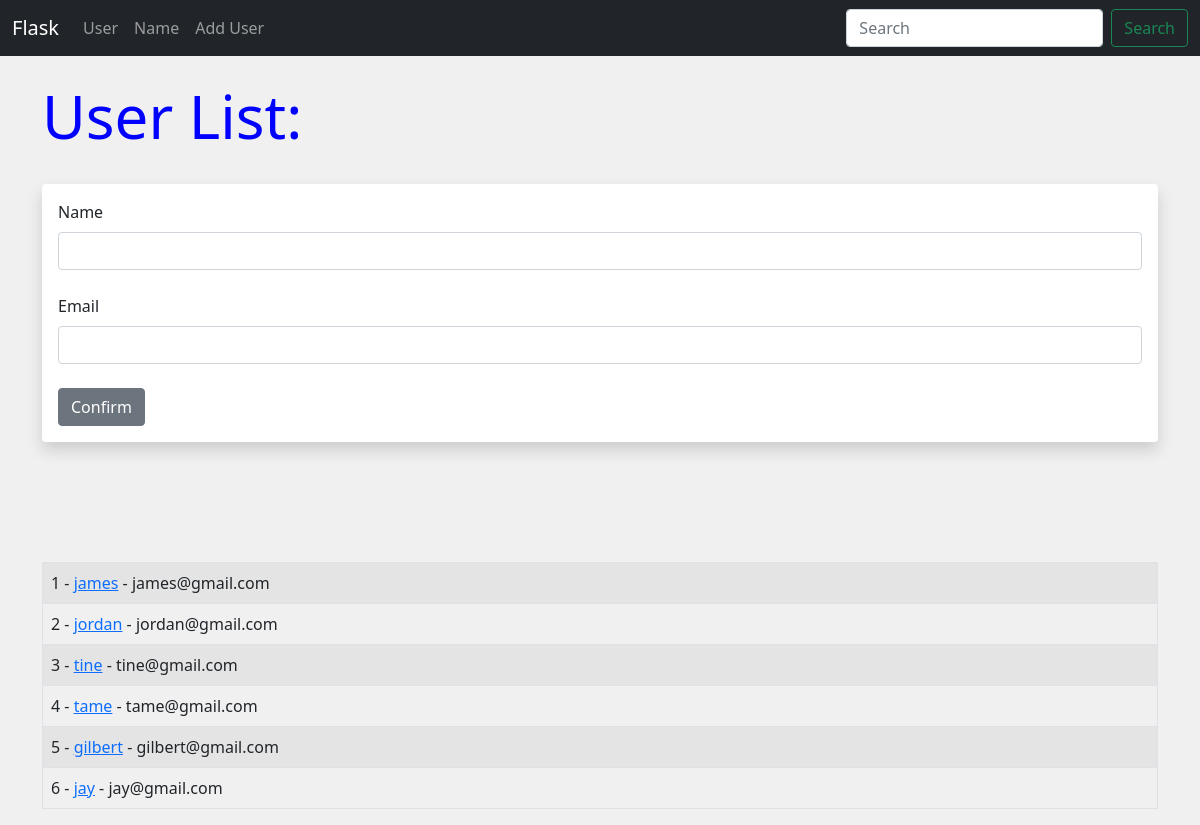
Screenshot of /user/add with the database file from the repository.
### main.py (models this page shows, shortened)
class Users(db.Model):
	id = db.Column(db.Integer, primary_key=True)
	name = db.Column(db.String(120), nullable=False)
	email = db.Column(db.String(120), nullable=False, unique=True)
	date_added = db.Column(db.DateTime, default=datetime.utcnow)

### main.py (the view, shortened to what this page needs)
@app.route('/user/add', methods=["GET", "POST"])
def add_user():
	name = None
	form = UserForm()
	users = Users.query.order_by(Users.date_added)
	return render_template("add_user.html", form=form, name=name, users=users)

### main.py
class UserForm(FlaskForm):
	name = StringField("Name", validators=[DataRequired()])
	email = StringField("Email", validators=[DataRequired()])
	submit = SubmitField("Confirm")

### templates/add_user.html (shortened to what this page needs)
{% extends "base.html" %}
{% block content %}
{% if name %}
<h1>Hello {{ name|title }}!</h1>
<br>
<br><br><br>
<table class="table table-hover table-bordered table-striped">
    {% for user in users %}
    <tr>
        <td>{{ user.id }} - <a href="{{ url_for('update', id=user.id) }}">{{ user.name }}</a> - {{ user.email }}</td>
    </tr>
    {% endfor %}
</table>
{% else %}
<h1>User List:</h1>
<br>
<div class="shadow p-3 mb-5 bg-body rounded">
    <form method="POST">
        {{ form.name.label(class="form-label") }}
        {{ form.name(class="form-control") }}
        <br>
        {{ form.email.label(class="form-label") }}
        {{ form.email(class="form-control") }}
        <br>
        {{ form.submit(class="btn btn-secondary") }}
    </form>
</div>
<br><br><br>
<table class="table table-hover table-bordered table-striped">
    {% for user in users %}
    <tr>
        <td>{{ user.id }} - <a href="{{ url_for('update', id=user.id) }}">{{ user.name }}</a> - {{ user.email }}</td>
    </tr>
    {% endfor %}
</table>
{% endif %}
{% endblock %}

### templates/base.html (shortened to what this page needs)
<!DOCTYPE html>
<html lang="en">
<head>
  <link href="https://cdn.jsdelivr.net/npm/bootstrap@5.0.0-beta2/dist/css/bootstrap.min.css" rel="stylesheet"
 />
  <link href="{{ url_for('static', filename='css/style.css') }}" rel="stylesheet" type="text/css">
</head>
<body>
  {% include "navbar.html" %}
  <br />
  <div class="container">{% block content %} {% endblock %}</div>
</body>
</html>

### templates/navbar.html (shortened to what this page needs)
<nav class="navbar navbar-expand-lg navbar-dark bg-dark">
  <div class="container-fluid">
    <a class="navbar-brand" href="{{ url_for('index') }}">Flask</a>
    <div class="collapse navbar-collapse" id="navbarSupportedContent">
      <ul class="navbar-nav me-auto mb-2 mb-lg-0">
        <li class="nav-item">
          <a class="nav-link" href="{{ url_for('user', name='Friend') }}">User</a>
        </li>
        <li class="nav-item">
          <a class="nav-link" href="{{ url_for('name') }}">Name</a>
        </li>
        <li class="nav-item">
          <a class="nav-link" href="{{ url_for('add_user') }}">Add User</a>
        </li>
      </ul>
      <form class="d-flex">
        <input class="form-control me-2" type="search" placeholder="Search" aria-label="Search" />
        <button class="btn btn-outline-success" type="submit">Search</button>
      </form>
    </div>
  </div>
</nav>

### static/css/style.css (style rules this page uses)
h1 { color: blue; font-size: 60px; }
body { background: #f0f0f0; }

### rows the page displays
Users: id "1", name "james", email "james@gmail.com"
Users: id "2", name "jordan", email "jordan@gmail.com"
Users: id "3", name "tine", email "tine@gmail.com"
Users: id "4", name "tame", email "tame@gmail.com"
Users: id "5", name "gilbert", email "gilbert@gmail.com"
Users: id "6", name "jay", email "jay@gmail.com"
